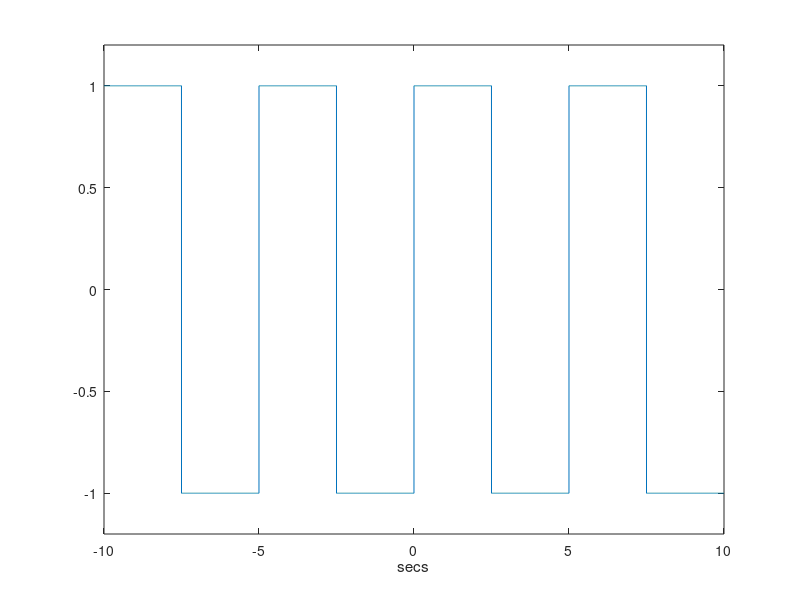
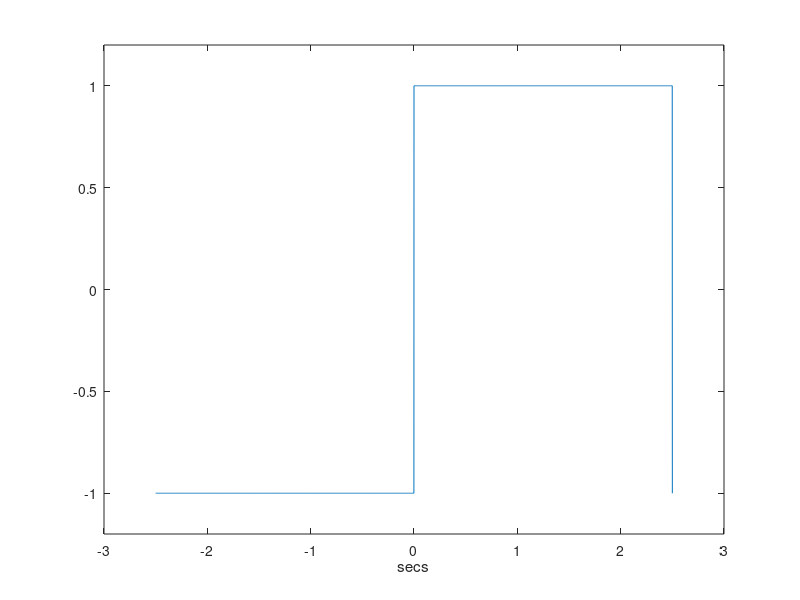
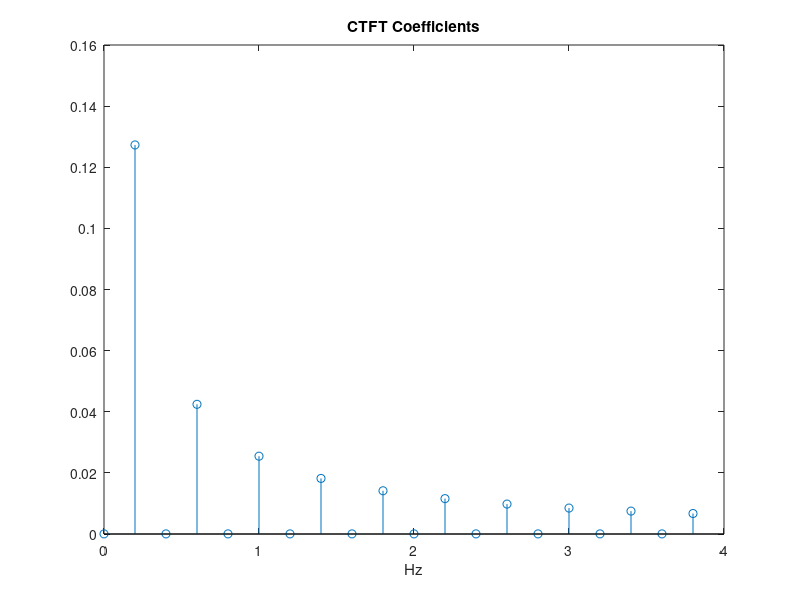

Write MATLAB code to recreate these figures, in order.
clc;
clear;
close all;
Ts = 0.001; %sampling period - so small to approximatecont time
% Time Vector - again approx. continuous
t = [-10:Ts:9.999 ];
Tp = 5; % Time Period of the signal
tau = .5; % Pulse Width - Duty Cycle
x = (square(t*2*pi/Tp,tau*100)); % Generating Square wave
figure,
plot(t,x);
xlabel('secs');
ylim([-1.2 1.2]); % Press any key
Fo = 1/Tp; % Fundamental Frequency
% Extracting a portion of the signal equal to its period.
I_period = find(round(t*1000)/1000 == -Tp/2) :find(round(t*1000)/1000 ==Tp/2);
xport = x( I_period );
figure,
plot(t(I_period),xport);
xlabel('secs');
ylim([-1.2 1.2]);

% Computing CTFS Coefficients
for k = 1:20
B = exp(-j*2*pi*(k-1)*Fo.*[-Tp/2:Ts:Tp/2]);
C(k) = sum(xport.*B)/(length(xport)*Tp);
end
kFo = Fo*[0:k-1]; % Frequency Scale in Hz.
figure,
stem(kFo,abs(C));
title('CTFT Coefficients');
xlabel('Hz');